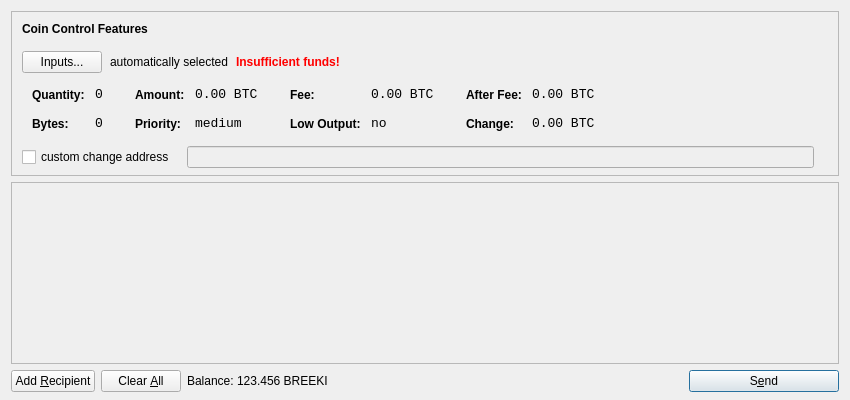
<?xml version="1.0" encoding="UTF-8"?>
<ui version="4.0">
 <class>SendCoinsDialog</class>
 <widget class="QDialog" name="SendCoinsDialog">
  <property name="geometry">
   <rect>
    <x>0</x>
    <y>0</y>
    <width>850</width>
    <height>400</height>
   </rect>
  </property>
  <property name="windowTitle">
   <string>Send Coins</string>
  </property>
  <layout class="QVBoxLayout" name="verticalLayout" stretch="0,1,0">
   <property name="bottomMargin">
    <number>8</number>
   </property>
   <item>
    <widget class="QFrame" name="frameCoinControl">
     <property name="sizePolicy">
      <sizepolicy hsizetype="Expanding" vsizetype="Expanding">
       <horstretch>0</horstretch>
       <verstretch>0</verstretch>
      </sizepolicy>
     </property>
     <property name="maximumSize">
      <size>
       <width>16777215</width>
       <height>16777215</height>
      </size>
     </property>
     <property name="frameShape">
      <enum>QFrame::StyledPanel</enum>
     </property>
     <property name="frameShadow">
      <enum>QFrame::Sunken</enum>
     </property>
     <layout class="QVBoxLayout" name="verticalLayoutCoinControl2">
      <property name="spacing">
       <number>-1</number>
      </property>
      <property name="leftMargin">
       <number>0</number>
      </property>
      <property name="topMargin">
       <number>0</number>
      </property>
      <property name="rightMargin">
       <number>0</number>
      </property>
      <property name="bottomMargin">
       <number>6</number>
      </property>
      <item>
       <layout class="QVBoxLayout" name="verticalLayoutCoinControl" stretch="0,0,0,0,1">
        <property name="spacing">
         <number>0</number>
        </property>
        <property name="leftMargin">
         <number>10</number>
        </property>
        <property name="topMargin">
         <number>10</number>
        </property>
        <item>
         <layout class="QHBoxLayout" name="horizontalLayoutCoinControl1">
          <property name="bottomMargin">
           <number>15</number>
          </property>
          <item>
           <widget class="QLabel" name="labelCoinControlFeatures">
            <property name="sizePolicy">
             <sizepolicy hsizetype="Preferred" vsizetype="Maximum">
              <horstretch>0</horstretch>
              <verstretch>0</verstretch>
             </sizepolicy>
            </property>
            <property name="font">
             <font>
              <weight>75</weight>
              <bold>true</bold>
             </font>
            </property>
            <property name="styleSheet">
             <string notr="true">font-weight:bold;</string>
            </property>
            <property name="text">
             <string>Coin Control Features</string>
            </property>
           </widget>
          </item>
         </layout>
        </item>
        <item>
         <layout class="QHBoxLayout" name="horizontalLayoutCoinControl2" stretch="0,0,0,0">
          <property name="spacing">
           <number>8</number>
          </property>
          <property name="bottomMargin">
           <number>10</number>
          </property>
          <item>
           <widget class="QPushButton" name="pushButtonCoinControl">
            <property name="styleSheet">
             <string notr="true"/>
            </property>
            <property name="text">
             <string>Inputs...</string>
            </property>
           </widget>
          </item>
          <item>
           <widget class="QLabel" name="labelCoinControlAutomaticallySelected">
            <property name="text">
             <string>automatically selected</string>
            </property>
            <property name="margin">
             <number>5</number>
            </property>
           </widget>
          </item>
          <item>
           <widget class="QLabel" name="labelCoinControlInsuffFunds">
            <property name="font">
             <font>
              <weight>75</weight>
              <bold>true</bold>
             </font>
            </property>
            <property name="styleSheet">
             <string notr="true">color:red;font-weight:bold;</string>
            </property>
            <property name="text">
             <string>Insufficient funds!</string>
            </property>
            <property name="margin">
             <number>5</number>
            </property>
           </widget>
          </item>
          <item>
           <spacer name="horizontalSpacerCoinControl">
            <property name="orientation">
             <enum>Qt::Horizontal</enum>
            </property>
            <property name="sizeHint" stdset="0">
             <size>
              <width>40</width>
              <height>1</height>
             </size>
            </property>
           </spacer>
          </item>
         </layout>
        </item>
        <item>
         <widget class="QWidget" name="widgetCoinControl" native="true">
          <property name="sizePolicy">
           <sizepolicy hsizetype="Preferred" vsizetype="Preferred">
            <horstretch>0</horstretch>
            <verstretch>0</verstretch>
           </sizepolicy>
          </property>
          <property name="minimumSize">
           <size>
            <width>0</width>
            <height>0</height>
           </size>
          </property>
          <property name="styleSheet">
           <string notr="true"/>
          </property>
          <layout class="QHBoxLayout" name="horizontalLayoutCoinControl5">
           <property name="margin">
            <number>0</number>
           </property>
           <item>
            <layout class="QHBoxLayout" name="horizontalLayoutCoinControl3" stretch="0,0,0,1">
             <property name="spacing">
              <number>20</number>
             </property>
             <property name="topMargin">
              <number>0</number>
             </property>
             <property name="bottomMargin">
              <number>10</number>
             </property>
             <item>
              <layout class="QFormLayout" name="formLayoutCoinControl1">
               <property name="horizontalSpacing">
                <number>10</number>
               </property>
               <property name="verticalSpacing">
                <number>14</number>
               </property>
               <property name="leftMargin">
                <number>10</number>
               </property>
               <property name="topMargin">
                <number>4</number>
               </property>
               <property name="rightMargin">
                <number>6</number>
               </property>
               <item row="0" column="0">
                <widget class="QLabel" name="labelCoinControlQuantityText">
                 <property name="styleSheet">
                  <string notr="true">font-weight:bold;</string>
                 </property>
                 <property name="text">
                  <string>Quantity:</string>
                 </property>
                 <property name="margin">
                  <number>0</number>
                 </property>
                </widget>
               </item>
               <item row="0" column="1">
                <widget class="QLabel" name="labelCoinControlQuantity">
                 <property name="font">
                  <font>
                   <family>Monospace</family>
                   <pointsize>10</pointsize>
                  </font>
                 </property>
                 <property name="cursor">
                  <cursorShape>IBeamCursor</cursorShape>
                 </property>
                 <property name="contextMenuPolicy">
                  <enum>Qt::ActionsContextMenu</enum>
                 </property>
                 <property name="text">
                  <string notr="true">0</string>
                 </property>
                 <property name="margin">
                  <number>0</number>
                 </property>
                 <property name="textInteractionFlags">
                  <set>Qt::LinksAccessibleByMouse|Qt::TextSelectableByKeyboard|Qt::TextSelectableByMouse</set>
                 </property>
                </widget>
               </item>
               <item row="1" column="0">
                <widget class="QLabel" name="labelCoinControlBytesText">
                 <property name="styleSheet">
                  <string notr="true">font-weight:bold;</string>
                 </property>
                 <property name="text">
                  <string>Bytes:</string>
                 </property>
                </widget>
               </item>
               <item row="1" column="1">
                <widget class="QLabel" name="labelCoinControlBytes">
                 <property name="font">
                  <font>
                   <family>Monospace</family>
                   <pointsize>10</pointsize>
                  </font>
                 </property>
                 <property name="cursor">
                  <cursorShape>IBeamCursor</cursorShape>
                 </property>
                 <property name="contextMenuPolicy">
                  <enum>Qt::ActionsContextMenu</enum>
                 </property>
                 <property name="text">
                  <string notr="true">0</string>
                 </property>
                 <property name="textInteractionFlags">
                  <set>Qt::LinksAccessibleByMouse|Qt::TextSelectableByKeyboard|Qt::TextSelectableByMouse</set>
                 </property>
                </widget>
               </item>
              </layout>
             </item>
             <item>
              <layout class="QFormLayout" name="formLayoutCoinControl2">
               <property name="horizontalSpacing">
                <number>10</number>
               </property>
               <property name="verticalSpacing">
                <number>14</number>
               </property>
               <property name="leftMargin">
                <number>6</number>
               </property>
               <property name="topMargin">
                <number>4</number>
               </property>
               <property name="rightMargin">
                <number>6</number>
               </property>
               <item row="0" column="0">
                <widget class="QLabel" name="labelCoinControlAmountText">
                 <property name="styleSheet">
                  <string notr="true">font-weight:bold;</string>
                 </property>
                 <property name="text">
                  <string>Amount:</string>
                 </property>
                 <property name="margin">
                  <number>0</number>
                 </property>
                </widget>
               </item>
               <item row="0" column="1">
                <widget class="QLabel" name="labelCoinControlAmount">
                 <property name="font">
                  <font>
                   <family>Monospace</family>
                   <pointsize>10</pointsize>
                  </font>
                 </property>
                 <property name="cursor">
                  <cursorShape>IBeamCursor</cursorShape>
                 </property>
                 <property name="contextMenuPolicy">
                  <enum>Qt::ActionsContextMenu</enum>
                 </property>
                 <property name="text">
                  <string notr="true">0.00 BTC</string>
                 </property>
                 <property name="textInteractionFlags">
                  <set>Qt::LinksAccessibleByMouse|Qt::TextSelectableByKeyboard|Qt::TextSelectableByMouse</set>
                 </property>
                </widget>
               </item>
               <item row="1" column="0">
                <widget class="QLabel" name="labelCoinControlPriorityText">
                 <property name="styleSheet">
                  <string notr="true">font-weight:bold;</string>
                 </property>
                 <property name="text">
                  <string>Priority:</string>
                 </property>
                </widget>
               </item>
               <item row="1" column="1">
                <widget class="QLabel" name="labelCoinControlPriority">
                 <property name="font">
                  <font>
                   <family>Monospace</family>
                   <pointsize>10</pointsize>
                  </font>
                 </property>
                 <property name="cursor">
                  <cursorShape>IBeamCursor</cursorShape>
                 </property>
                 <property name="contextMenuPolicy">
                  <enum>Qt::ActionsContextMenu</enum>
                 </property>
                 <property name="text">
                  <string>medium</string>
                 </property>
                 <property name="textInteractionFlags">
                  <set>Qt::LinksAccessibleByMouse|Qt::TextSelectableByKeyboard|Qt::TextSelectableByMouse</set>
                 </property>
                </widget>
               </item>
              </layout>
             </item>
             <item>
              <layout class="QFormLayout" name="formLayoutCoinControl3">
               <property name="horizontalSpacing">
                <number>10</number>
               </property>
               <property name="verticalSpacing">
                <number>14</number>
               </property>
               <property name="leftMargin">
                <number>6</number>
               </property>
               <property name="topMargin">
                <number>4</number>
               </property>
               <property name="rightMargin">
                <number>6</number>
               </property>
               <item row="0" column="0">
                <widget class="QLabel" name="labelCoinControlFeeText">
                 <property name="styleSheet">
                  <string notr="true">font-weight:bold;</string>
                 </property>
                 <property name="text">
                  <string>Fee:</string>
                 </property>
                 <property name="margin">
                  <number>0</number>
                 </property>
                </widget>
               </item>
               <item row="0" column="1">
                <widget class="QLabel" name="labelCoinControlFee">
                 <property name="font">
                  <font>
                   <family>Monospace</family>
                   <pointsize>10</pointsize>
                  </font>
                 </property>
                 <property name="cursor">
                  <cursorShape>IBeamCursor</cursorShape>
                 </property>
                 <property name="contextMenuPolicy">
                  <enum>Qt::ActionsContextMenu</enum>
                 </property>
                 <property name="text">
                  <string notr="true">0.00 BTC</string>
                 </property>
                 <property name="textInteractionFlags">
                  <set>Qt::LinksAccessibleByMouse|Qt::TextSelectableByKeyboard|Qt::TextSelectableByMouse</set>
                 </property>
                </widget>
               </item>
               <item row="1" column="0">
                <widget class="QLabel" name="labelCoinControlLowOutputText">
                 <property name="styleSheet">
                  <string notr="true">font-weight:bold;</string>
                 </property>
                 <property name="text">
                  <string>Low Output:</string>
                 </property>
                </widget>
               </item>
               <item row="1" column="1">
                <widget class="QLabel" name="labelCoinControlLowOutput">
                 <property name="font">
                  <font>
                   <family>Monospace</family>
                   <pointsize>10</pointsize>
                  </font>
                 </property>
                 <property name="cursor">
                  <cursorShape>IBeamCursor</cursorShape>
                 </property>
                 <property name="contextMenuPolicy">
                  <enum>Qt::ActionsContextMenu</enum>
                 </property>
                 <property name="text">
                  <string>no</string>
                 </property>
                 <property name="textInteractionFlags">
                  <set>Qt::LinksAccessibleByMouse|Qt::TextSelectableByKeyboard|Qt::TextSelectableByMouse</set>
                 </property>
                </widget>
               </item>
              </layout>
             </item>
             <item>
              <layout class="QFormLayout" name="formLayoutCoinControl4">
               <property name="horizontalSpacing">
                <number>10</number>
               </property>
               <property name="verticalSpacing">
                <number>14</number>
               </property>
               <property name="leftMargin">
                <number>6</number>
               </property>
               <property name="topMargin">
                <number>4</number>
               </property>
               <property name="rightMargin">
                <number>6</number>
               </property>
               <item row="0" column="0">
                <widget class="QLabel" name="labelCoinControlAfterFeeText">
                 <property name="styleSheet">
                  <string notr="true">font-weight:bold;</string>
                 </property>
                 <property name="text">
                  <string>After Fee:</string>
                 </property>
                 <property name="margin">
                  <number>0</number>
                 </property>
                </widget>
               </item>
               <item row="0" column="1">
                <widget class="QLabel" name="labelCoinControlAfterFee">
                 <property name="font">
                  <font>
                   <family>Monospace</family>
                   <pointsize>10</pointsize>
                  </font>
                 </property>
                 <property name="cursor">
                  <cursorShape>IBeamCursor</cursorShape>
                 </property>
                 <property name="contextMenuPolicy">
                  <enum>Qt::ActionsContextMenu</enum>
                 </property>
                 <property name="text">
                  <string notr="true">0.00 BTC</string>
                 </property>
                 <property name="textInteractionFlags">
                  <set>Qt::LinksAccessibleByMouse|Qt::TextSelectableByKeyboard|Qt::TextSelectableByMouse</set>
                 </property>
                </widget>
               </item>
               <item row="1" column="0">
                <widget class="QLabel" name="labelCoinControlChangeText">
                 <property name="styleSheet">
                  <string notr="true">font-weight:bold;</string>
                 </property>
                 <property name="text">
                  <string>Change:</string>
                 </property>
                </widget>
               </item>
               <item row="1" column="1">
                <widget class="QLabel" name="labelCoinControlChange">
                 <property name="font">
                  <font>
                   <family>Monospace</family>
                   <pointsize>10</pointsize>
                  </font>
                 </property>
                 <property name="cursor">
                  <cursorShape>IBeamCursor</cursorShape>
                 </property>
                 <property name="contextMenuPolicy">
                  <enum>Qt::ActionsContextMenu</enum>
                 </property>
                 <property name="text">
                  <string notr="true">0.00 BTC</string>
                 </property>
                 <property name="textInteractionFlags">
                  <set>Qt::LinksAccessibleByMouse|Qt::TextSelectableByKeyboard|Qt::TextSelectableByMouse</set>
                 </property>
                </widget>
               </item>
              </layout>
             </item>
            </layout>
           </item>
          </layout>
         </widget>
        </item>
        <item>
         <layout class="QHBoxLayout" name="horizontalLayoutCoinControl4" stretch="0,0,0">
          <property name="spacing">
           <number>12</number>
          </property>
          <property name="sizeConstraint">
           <enum>QLayout::SetDefaultConstraint</enum>
          </property>
          <property name="topMargin">
           <number>5</number>
          </property>
          <property name="rightMargin">
           <number>5</number>
          </property>
          <item>
           <widget class="QCheckBox" name="checkBoxCoinControlChange">
            <property name="text">
             <string>custom change address</string>
            </property>
           </widget>
          </item>
          <item>
           <widget class="QLineEdit" name="lineEditCoinControlChange">
            <property name="enabled">
             <bool>false</bool>
            </property>
            <property name="sizePolicy">
             <sizepolicy hsizetype="Expanding" vsizetype="Fixed">
              <horstretch>0</horstretch>
              <verstretch>0</verstretch>
             </sizepolicy>
            </property>
           </widget>
          </item>
          <item>
           <widget class="QLabel" name="labelCoinControlChangeLabel">
            <property name="sizePolicy">
             <sizepolicy hsizetype="Preferred" vsizetype="Expanding">
              <horstretch>0</horstretch>
              <verstretch>0</verstretch>
             </sizepolicy>
            </property>
            <property name="minimumSize">
             <size>
              <width>0</width>
              <height>0</height>
             </size>
            </property>
            <property name="text">
             <string/>
            </property>
            <property name="margin">
             <number>3</number>
            </property>
           </widget>
          </item>
         </layout>
        </item>
        <item>
         <spacer name="verticalSpacerCoinControl">
          <property name="orientation">
           <enum>Qt::Vertical</enum>
          </property>
          <property name="sizeHint" stdset="0">
           <size>
            <width>800</width>
            <height>1</height>
           </size>
          </property>
         </spacer>
        </item>
       </layout>
      </item>
     </layout>
    </widget>
   </item>
   <item>
    <widget class="QScrollArea" name="scrollArea">
     <property name="widgetResizable">
      <bool>true</bool>
     </property>
     <widget class="QWidget" name="scrollAreaWidgetContents">
      <property name="geometry">
       <rect>
        <x>0</x>
        <y>0</y>
        <width>830</width>
        <height>165</height>
       </rect>
      </property>
      <layout class="QVBoxLayout" name="verticalLayout_2">
       <property name="margin">
        <number>0</number>
       </property>
       <item>
        <layout class="QVBoxLayout" name="entries">
         <property name="spacing">
          <number>6</number>
         </property>
        </layout>
       </item>
       <item>
        <spacer name="verticalSpacer">
         <property name="orientation">
          <enum>Qt::Vertical</enum>
         </property>
         <property name="sizeHint" stdset="0">
          <size>
           <width>20</width>
           <height>40</height>
          </size>
         </property>
        </spacer>
       </item>
      </layout>
     </widget>
    </widget>
   </item>
   <item>
    <layout class="QHBoxLayout" name="horizontalLayout">
     <item>
      <widget class="QPushButton" name="addButton">
       <property name="toolTip">
        <string>Send to multiple recipients at once</string>
       </property>
       <property name="text">
        <string>Add &amp;Recipient</string>
       </property>
       <property name="icon">
        <iconset resource="../bitcoin.qrc">
         <normaloff>:/icons/add</normaloff>:/icons/add</iconset>
       </property>
       <property name="autoDefault">
        <bool>false</bool>
       </property>
      </widget>
     </item>
     <item>
      <widget class="QPushButton" name="clearButton">
       <property name="sizePolicy">
        <sizepolicy hsizetype="Minimum" vsizetype="Fixed">
         <horstretch>0</horstretch>
         <verstretch>0</verstretch>
        </sizepolicy>
       </property>
       <property name="toolTip">
        <string>Remove all transaction fields</string>
       </property>
       <property name="text">
        <string>Clear &amp;All</string>
       </property>
       <property name="icon">
        <iconset resource="../bitcoin.qrc">
         <normaloff>:/icons/remove</normaloff>:/icons/remove</iconset>
       </property>
       <property name="autoRepeatDelay">
        <number>300</number>
       </property>
       <property name="autoDefault">
        <bool>false</bool>
       </property>
      </widget>
     </item>
     <item>
      <layout class="QHBoxLayout" name="horizontalLayout_2">
       <property name="spacing">
        <number>3</number>
       </property>
       <item>
        <widget class="QLabel" name="label">
         <property name="text">
          <string>Balance:</string>
         </property>
        </widget>
       </item>
       <item>
        <widget class="QLabel" name="labelBalance">
         <property name="cursor">
          <cursorShape>IBeamCursor</cursorShape>
         </property>
         <property name="text">
          <string>123.456 BREEKI</string>
         </property>
         <property name="textInteractionFlags">
          <set>Qt::LinksAccessibleByMouse|Qt::TextSelectableByKeyboard|Qt::TextSelectableByMouse</set>
         </property>
        </widget>
       </item>
      </layout>
     </item>
     <item>
      <spacer name="horizontalSpacer">
       <property name="orientation">
        <enum>Qt::Horizontal</enum>
       </property>
       <property name="sizeHint" stdset="0">
        <size>
         <width>40</width>
         <height>20</height>
        </size>
       </property>
      </spacer>
     </item>
     <item>
      <widget class="QPushButton" name="sendButton">
       <property name="minimumSize">
        <size>
         <width>150</width>
         <height>0</height>
        </size>
       </property>
       <property name="toolTip">
        <string>Confirm the send action</string>
       </property>
       <property name="text">
        <string>S&amp;end</string>
       </property>
       <property name="icon">
        <iconset resource="../bitcoin.qrc">
         <normaloff>:/icons/send</normaloff>:/icons/send</iconset>
       </property>
       <property name="default">
        <bool>true</bool>
       </property>
      </widget>
     </item>
    </layout>
   </item>
  </layout>
 </widget>
 <resources>
  <include location="../bitcoin.qrc"/>
 </resources>
 <connections/>
</ui>
